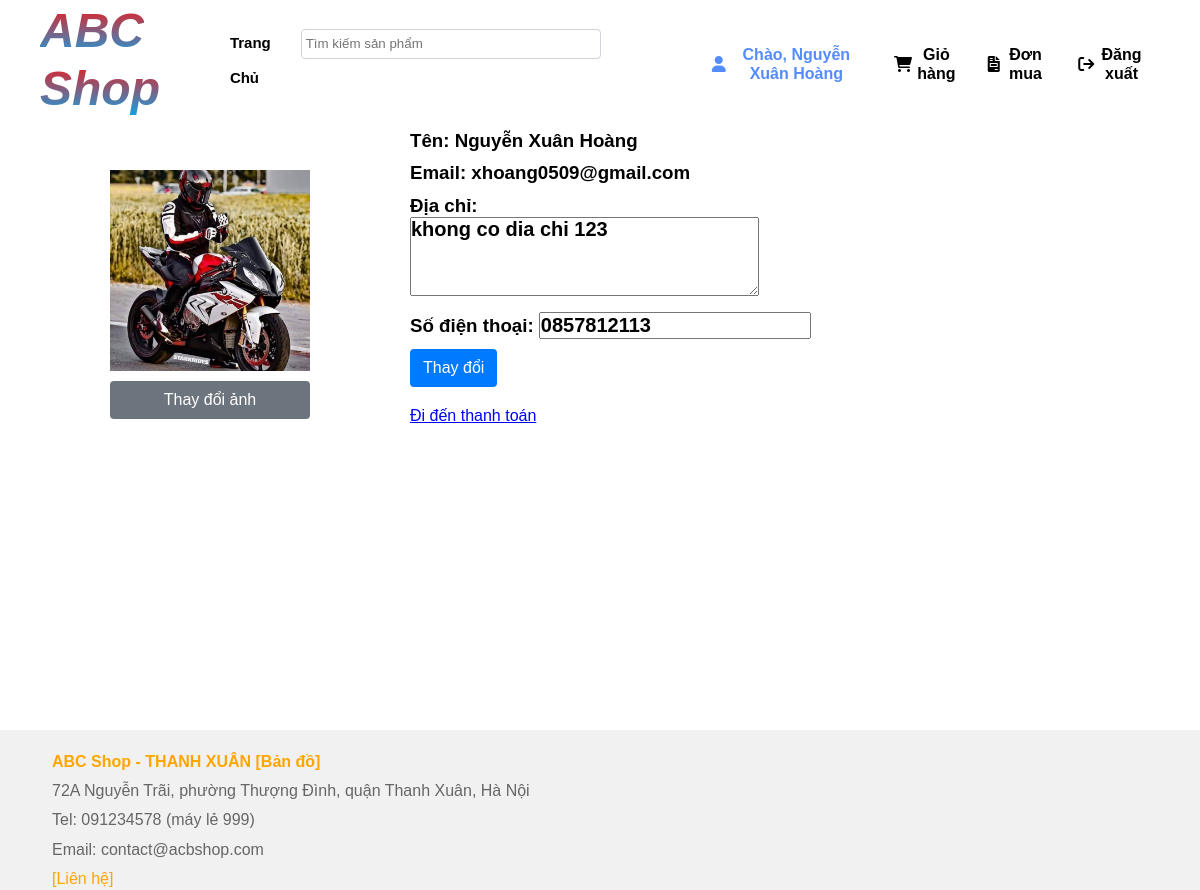
Page /profile.php (signed in) on the committed database.
### tables this page shows
CREATE TABLE `customers` (
  `id` int(11) NOT NULL,
  `name` varchar(255) NOT NULL,
  `email` char(50) NOT NULL,
  `password` varchar(255) NOT NULL,
  `photo` varchar(255) NOT NULL,
  `address` varchar(255) NOT NULL,
  `phone` char(50) NOT NULL,
  `token` char(255) NOT NULL
);

### profile.php (the view, shortened to what this page needs)
<?php
require './admin/connect.php';
$id = $_SESSION['id_customer'];
$sql = "select * from customers where id = '$id'";
$result = mysqli_query($connect, $sql);
$each = mysqli_fetch_array($result);
?>
<!DOCTYPE html>
<html lang="en">
<head>
	<link rel="stylesheet" href="https://cdnjs.cloudflare.com/ajax/libs/font-awesome/6.0.0/css/all.min.css" />
	<link rel="stylesheet" href="./css/style.css" />
	<link rel="stylesheet" href="./css/profile.css">
    <link rel="stylesheet" href="./css/base.css" />
</head>
<body>
	<?php include './header.php' ?>
	<div class="container">
		<form class="profile" action="process_profile.php" method="POST" enctype="multipart/form-data">
			<div class="avatar">
				<img class="default-image-user" src="./image/<?php echo $each['photo'] ?>" alt="">
				<label for="photo" class="btn btn-secondary mt-10">Thay đổi ảnh</label>
			</div>
			<div class="info">
				<h3 class="mt-10">Tên: <?php echo $each['name'] ?></h3>
				<h3 class="mt-10">Email:
					<?php echo $each['email'] ?>
				</h3>
				<h3 class="mt-10">
					Địa chỉ:
					<br>
					<textarea class="address" style="width: 349px;height: 79px;" name="address"  cols="30" rows="10"><?php echo $each['address'] ?></textarea>
				</h3>
				<h3 class="mt-10">Số điện thoại: <input class="phone" name="phone" type="text" value="<?php echo $each['phone'] ?>"></h3>
				<button class="mt-10 btn btn-primary btn-submit">Thay đổi</button>
				<br>
				<br>
				<a style="color: blue; text-decoration: underline;" href="cart.php">Đi đến thanh toán</a>
			</div>
		</form>
	</div>
	<?php include './footer.php' ?>
</body>
</html>

### css/style.css (style rules this page uses)
html { box-sizing: border-box; }
* { margin: 0; padding: 0; }
*, *:before, *:after { box-sizing: border-box; }
input, textarea, select, button { outline: none; }
input { line-height: normal; }
label, button { cursor: pointer; }
a { text-decoration: none; }
body { font-family: "Poppins", sans-serif; line-height: 1.2; }
* { margin: 0; padding: 0; box-sizing: border-box; }
body { font-family: "Ubuntu", sans-serif; }

### css/profile.css (style rules this page uses)
.container { padding: 0 5% 3%; min-height: 70vh; }
.profile { display: flex; }
.avatar { margin: 50px; display: flex; flex-direction: column; }
.default-image-user { width: 200px; }
.address { margin: 0px; width: 360px; height: 50px; font-family: inherit; font-weight: bold; font-size: 20px; width: 371px; height: 73px; }
.phone { font-family: inherit; font-weight: bold; font-size: 20px; }
.info { padding-left: 50px; }

### css/base.css (style rules this page uses)
.mt-10 { margin-top: 10px; }
.btn-primary { color: #fff; background-color: #007bff; border-color: #007bff; }
.btn-secondary { color: #fff; background-color: #6c757d; border-color: #6c757d; }
.btn { cursor: pointer; display: inline-block; font-weight: 400; text-align: center; white-space: nowrap; vertical-align: middle; -webkit-user-select: none; -moz-user-select: none; -ms-user-select: none; user-select: none; border: 1px solid transparent; padding: 0.375rem 0.75rem; font-size: 1rem; line-height: 1.5; border-radius: 0.25rem; transition: color 0.15s ease-in-out, background-color 0.15s ease-in-out, border-color 0.15s ease-in-out, box-shadow 0.15s ease-in-out; }

### rows in the picture
customers: photo (picture), name "Nguyễn Xuân Hoàng", email "xhoang0509@gmail.com", address "khong co dia chi 123", phone "0857812113"

### other values in the picture
$_SESSION['name_customer'] "Nguyễn Xuân Hoàng"
